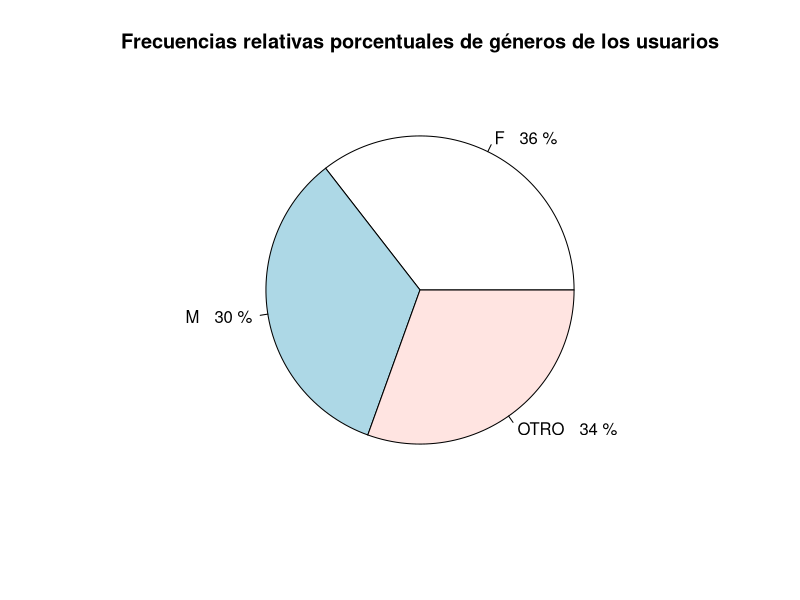
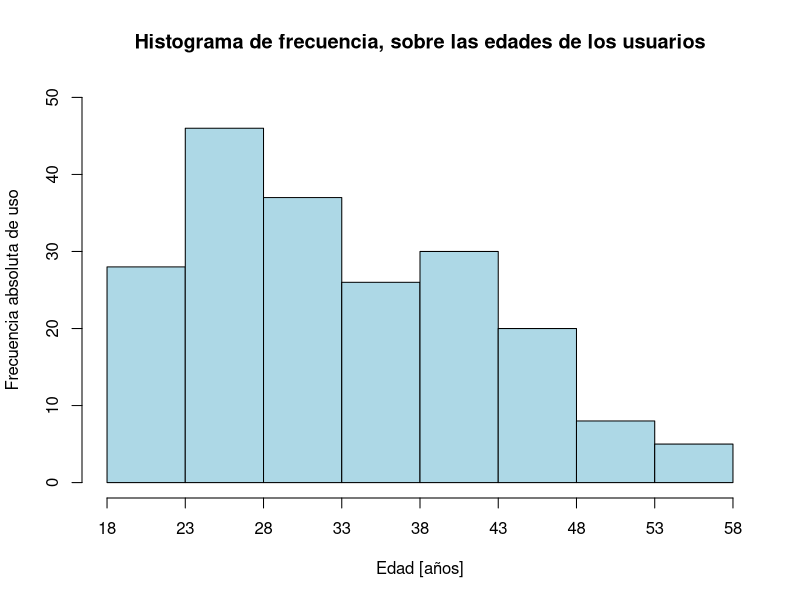
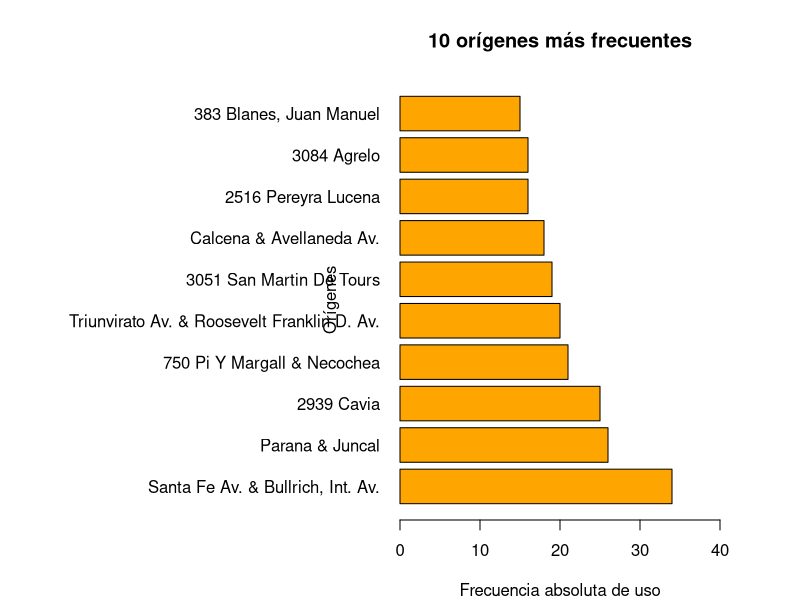
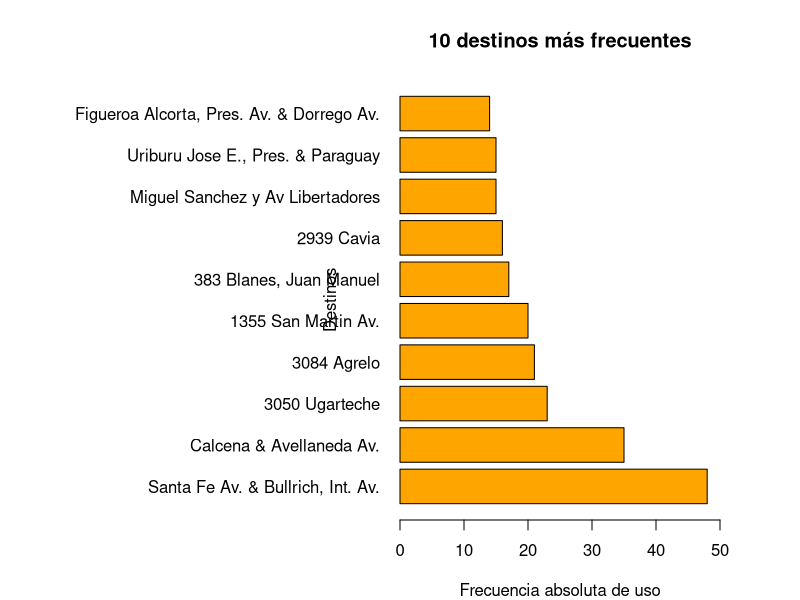
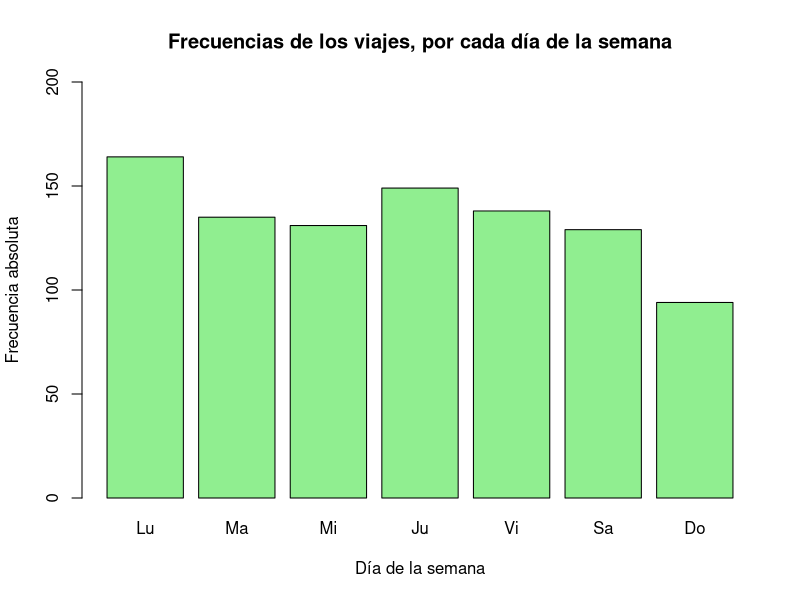
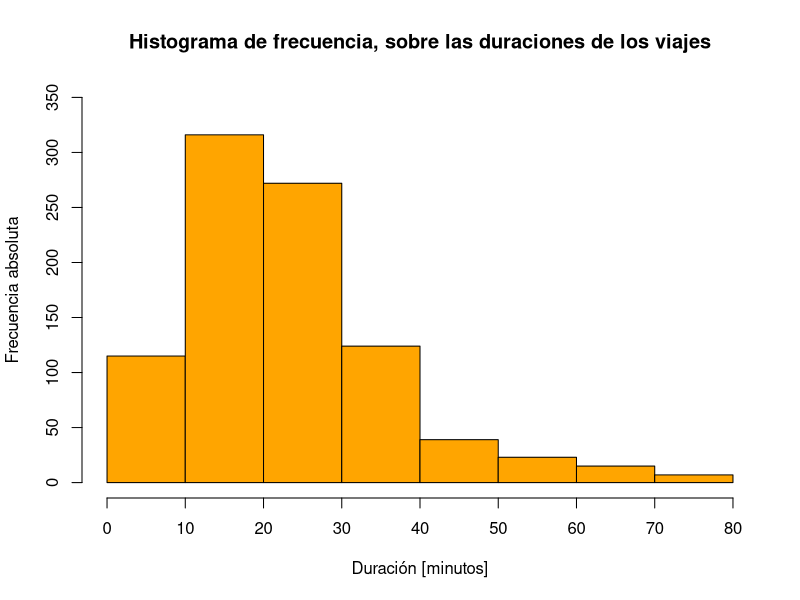
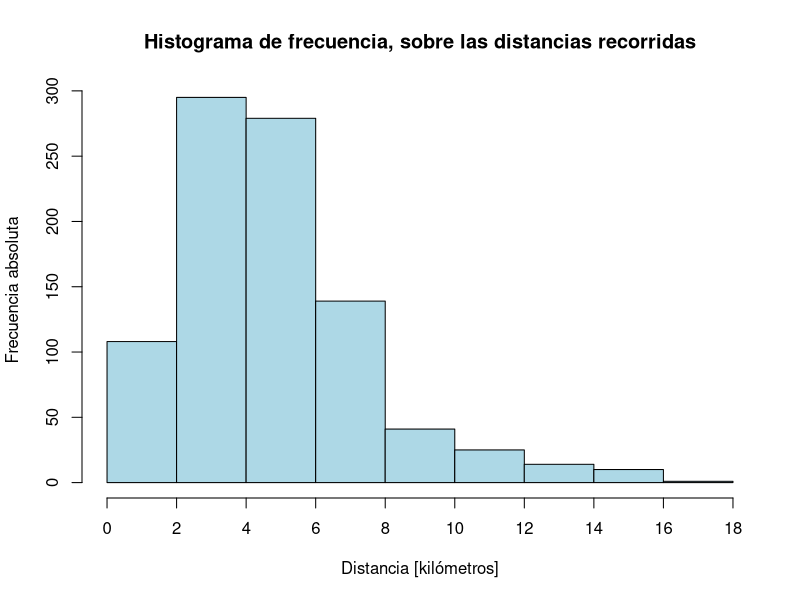
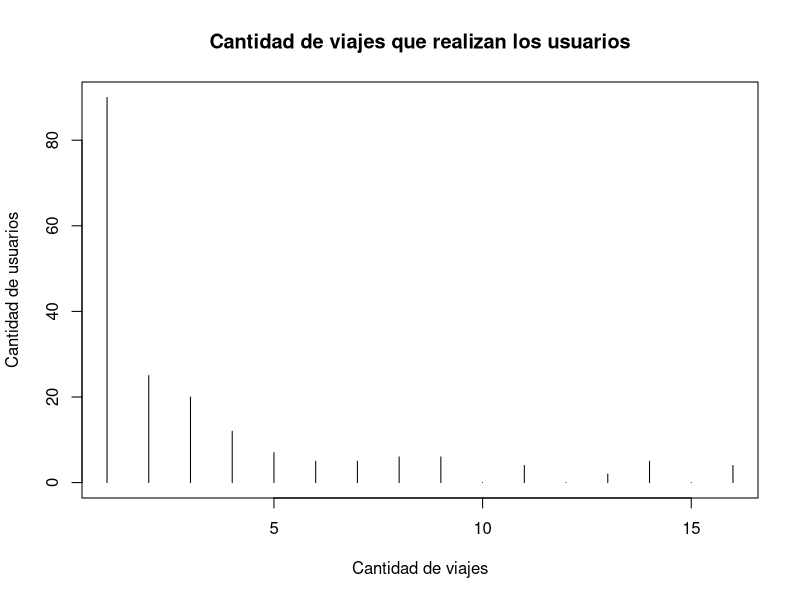

Source code (R) for these figures, in order:
library("dplyr")
library("rmarkdown")

usuarios <- read.csv("usuarios.csv")
recorridos <- read.csv("recorridos.csv")

# === FORMATEO DE DIAS === #
recorridos$dia <- factor(recorridos$dia, levels = c("Lunes", "Martes", "Miércoles", "Jueves", "Viernes", "Sábado", "Domingo"), ordered = TRUE)
levels(recorridos$dia) <- c("Lu", "Ma", "Mi", "Ju", "Vi", "Sa", "Do")

save.as <- function(filename, plotter, ...) {
    png(filename, ...)
    plotter()
    invisible(dev.off())
}

factor.as.piechart <- function(factor, filename, sort = FALSE, ...) {
    summarized <- summary(factor)

    target <-
        if (sort)
            sort(summarized, decreasing = TRUE)
        else
            summarized

    print("Barplot data summary:")
    print(summarized)

    relative.percentages <- round(summarized / sum(summarized) * 100)
    labels <- paste(names(summarized), " ", relative.percentages, "%")

    pie(target, labels = labels, ...)
}

factor.as.barplot <- function(factor, sort = FALSE, ...) {
    summarized <- summary(factor)

    target <-
        if (sort)
            sort(summarized, decreasing = TRUE)
        else
            summarized

    print("Barplot data summary:")
    print(summarized)

    barplot(target, ...)
}

save.best.barplot <- function(factor, filename, size, ...) {
    summarized <- summary(factor, maxsum = length(factor))

    target <- sort(summarized, decreasing = TRUE)

    best = head(target, size)

    print("Best:")
    print(names(best))
    print("Best percentage:")
    print(sum(best) / sum(summarized) * 100)

    png(filename, width = 960, height = 960)
    par(mar=c(4,20,4,4))
    barplot(best, ...)
    invisible(dev.off())
}

as.histogram <- function(values, ...) {
    print("Histogram data summary:")
    print(summary(values))

    hist(values, ...)
}

remove.outliers <- function(values) {
    Q1 <- quantile(values, 0.25)
    Q3 <- quantile(values, 0.75)
    IQR <- IQR(values)
    return(subset(values, values > (Q1 - 3 * IQR) & values < (Q3 + 3 * IQR)))
}

seq.complete <- function(min, max, interval) {
    result <- seq(min, max, interval)

    if (max %in% result) {
        return(result)
    }

    return(c(result, max))
}

histogram.params <- function(values, interval = FALSE, breaks = FALSE, limits = NULL) {
    if (length(limits) == 0) {
        min <- min(values)
        max <- max(values)
    } else {
        min <- limits[1]
        max <- limits[2]
    }

    limits <- c(min, max)

    breaks <-
        if (interval)
            seq.complete(min, max, interval)
        else if (breaks)
            breaks
        else
            "Sturges"

    xaxp <-
        if (interval)
            c(min, max, length(breaks) - 1)
        else if (breaks)
            c(min, max, breaks)
        else
            NULL

    return(list(limits = limits, breaks = breaks, xaxp = xaxp))
}


# === GENEROS === #
generos <- factor(usuarios$genero_usuario)

save.as("generos.png", function() {
    factor.as.piechart(
        generos,
        sort = TRUE,
        main = "Frecuencias relativas porcentuales de géneros de los usuarios",
        clockwise = FALSE)
})


# === EDADES === #
edades <- usuarios$edad_usuario
params <- histogram.params(edades, 5)
save.as("edades.png", function() {
    as.histogram(
        edades,
        xlim = params$limit,
        xaxp = params$xaxp,
        breaks = params$breaks,
        main = "Histograma de frecuencia, sobre las edades de los usuarios",
        xlab = "Edad [años]",
        ylab = "Frecuencia absoluta de uso",
        ylim = c(0, 50),
        col = "lightblue")
})


# === ORIGEN  === #
origenes <- factor(recorridos$direccion_estacion_origen)
save.best.barplot(origenes, "origenes.png", 10,
                  main = "10 orígenes más frecuentes",
                  ylab = "Orígenes",
                  xlab = "Frecuencia absoluta de uso",
                  col = "orange",
                  las = 1,
                  xlim = c(0, 40),
                  horiz = TRUE)


# === DESTINO  === #
destinos <- factor(recorridos$direccion_estacion_destino)
save.best.barplot(destinos, "destinos.png", 10,
                  main = "10 destinos más frecuentes",
                  ylab = "Destinos",
                  xlab = "Frecuencia absoluta de uso",
                  col = "orange",
                  las = 1,
                  xlim = c(0, 50),
                  horiz = TRUE)


# === DIAS === #
save.as("dias.png", function() {
    factor.as.barplot(
        recorridos$dia,
        sort = FALSE,
        main = "Frecuencias de los viajes, por cada día de la semana",
        xlab = "Día de la semana",
        ylab = "Frecuencia absoluta",
        col = "lightgreen",
	ylim = c(0, 200))
})


# === DURACION  === #
duracion <- recorridos$duracion_recorrido
removed <- remove.outliers(duracion)

print("Percentage of outliers:")
print((1 - (length(removed) / length(duracion))) * 100)

removed <- removed / 60

params <- histogram.params(removed, 10, limits = c(0, 80))
save.as("duracion.png", function() {
    as.histogram(
        removed,
        xlim = params$limit,
        xaxt = "n",
        breaks = params$breaks,
        main = "Histograma de frecuencia, sobre las duraciones de los viajes",
        xlab = "Duración [minutos]",
        ylab = "Frecuencia absoluta",
        col = "orange",
        ylim = c(0, 350))
    axis(1, at = params$breaks)
})


# === DISTANCIA  === #
distancia <- recorridos$distancia
removed <- remove.outliers(distancia)

print("Percentage of outliers:")
print((1 - (length(removed) / length(distancia))) * 100)

removed <- removed / 1000

params <- histogram.params(removed, 2, limits = c(0, 18))
save.as("distancia.png", function() {
    as.histogram(
        removed,
        xlim = params$limit,
        xaxt = "n",
        breaks = params$breaks,
        main = "Histograma de frecuencia, sobre las distancias recorridas",
        xlab = "Distancia [kilómetros]",
        ylab = "Frecuencia absoluta",
        col = "lightblue")
    axis(1, at = params$breaks)
})


# === COMBINACION DE DATOS === #
join <- merge(usuarios, recorridos)


# === CANTIDAD DE VIAJES POR PERSONA === #
counts.by.user <- join %>% group_by(id_usuario) %>% summarise(count = n())
count <- counts.by.user$count %>% remove.outliers() %>% factor(levels = 1:16) %>% summary()
save.as("viajes.png", function() {
    plot(
        count,
        type = "h",
        main = "Cantidad de viajes que realizan los usuarios",
        xlab = "Cantidad de viajes",
        ylab = "Cantidad de usuarios",
        col = "black")
})

# === DISTANCIA POR DIA === #
save.as("bivariado.png", function() {
    boxplot(
        join$distancia ~ join$dia,
        main = "Distribución de la distancia recorrida por día de la semana",
        ylab = "Distancia [metros]",
        xlab = "Día de la semana",
        col = "lightgreen",
        outline = FALSE)
})
